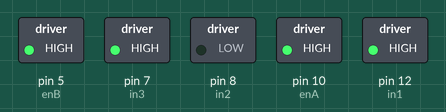
A sketch run on a simulated Arduino Uno, built with avr-gcc and run on an emulated ATmega328P. On the bench: switched loads named in the sketch (green lamp = pin HIGH).

Above: at 0.1 s.
Timing chart, 0 to 1.6 s (numbered marks = the images above):
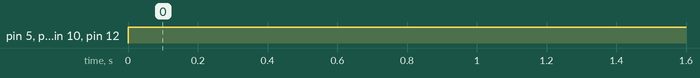

Measured:
- by itself, pin 5 (enB), pin 7 (in3), pin 10 (enA), pin 12 (in1): LOW → HIGH at 0.00 s

The sketch:

forwardMotion.ino
```cpp
// motor one (L)
int enA = 10;
int in1 = 12;
int in2 = 8;

// motor two (R)
int enB = 5;
int in3 = 7;
int in4 = 4;

//All Motor Controller pins must be set to outputs.
void setup()
{
  pinMode(enA, OUTPUT);
  pinMode(enB, OUTPUT);
  pinMode(in1, OUTPUT);
  pinMode(in2, OUTPUT);
  pinMode(in3, OUTPUT);

}


//Drives vehicle forward for 3 minutes.
void loop()
{

  //in2 MUST BE HIGH AND in1 MUST BE LOW TO DRIVE FORWARD.
  //in3 HIGH in4 LOW.

  digitalWrite(in1, HIGH);
  digitalWrite(in2, LOW);
  digitalWrite(in3, HIGH);
  digitalWrite(in4, LOW);


  //set speed to 255 out of possible range 0~255
  analogWrite(enA, 255);
  analogWrite(enB, 255);

  delay(180000);

//STOP AFTER 3 MINUTES.
while(true){
  digitalWrite(in1, LOW);
  digitalWrite(in2, LOW);
  digitalWrite(in3, LOW);
  digitalWrite(in4, LOW);

}

}
```
